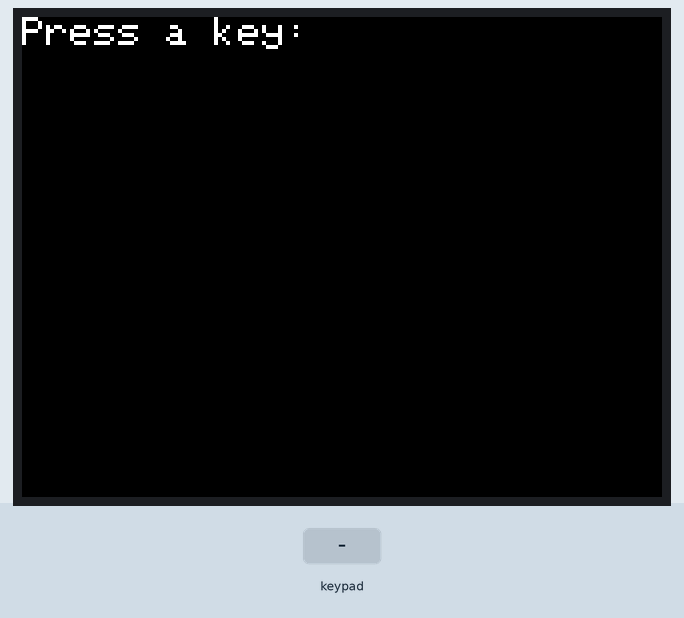
Recording of a program running on a simulated ESP32. On the bench: 320×240 colour display. Inputs (shaded band) come from the test bench.

Above: at 1.4 s.
1.5 s: keypad keys 1 6 1 7 1 9 2 1 pressed 0.4 s apart
At 5.7 s:
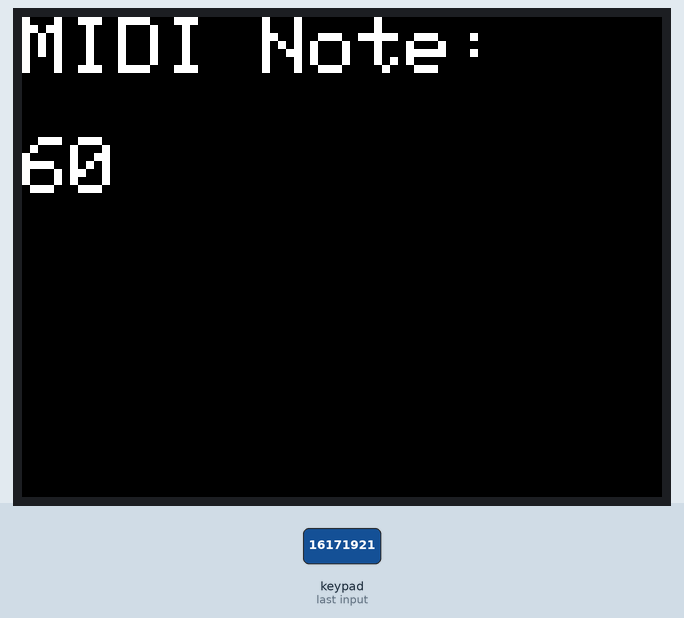
6.2 s: key 'D' pressed
At 7.0 s:
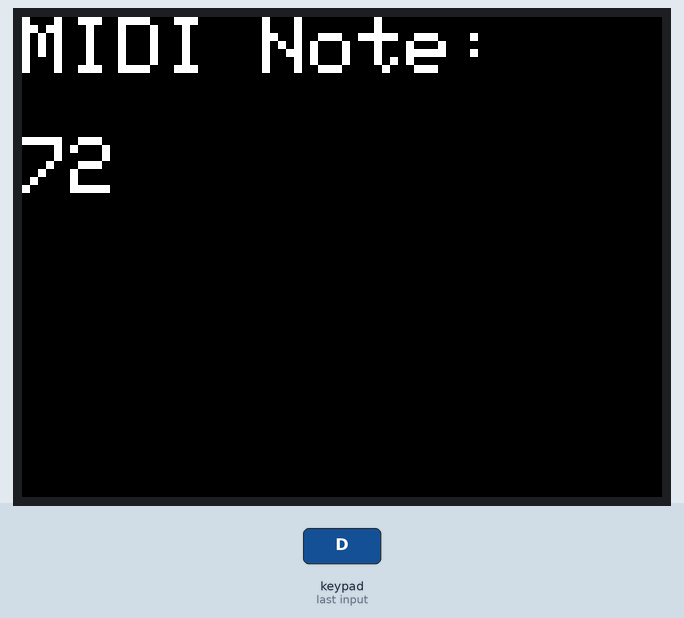
7.7 s: key 'E' pressed
At 8.2 s:
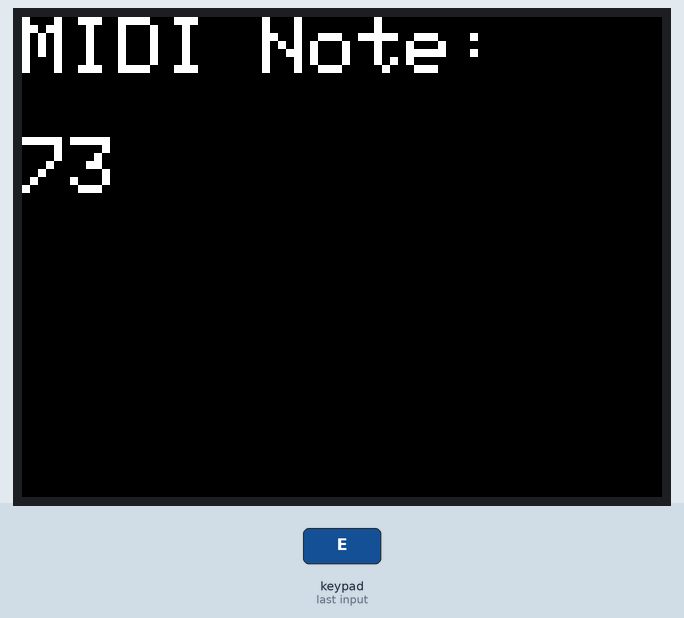
9.2 s: keypad keys 1 6 1 7 1 9 2 1 A pressed 0.4 s apart
At 13.1 s:
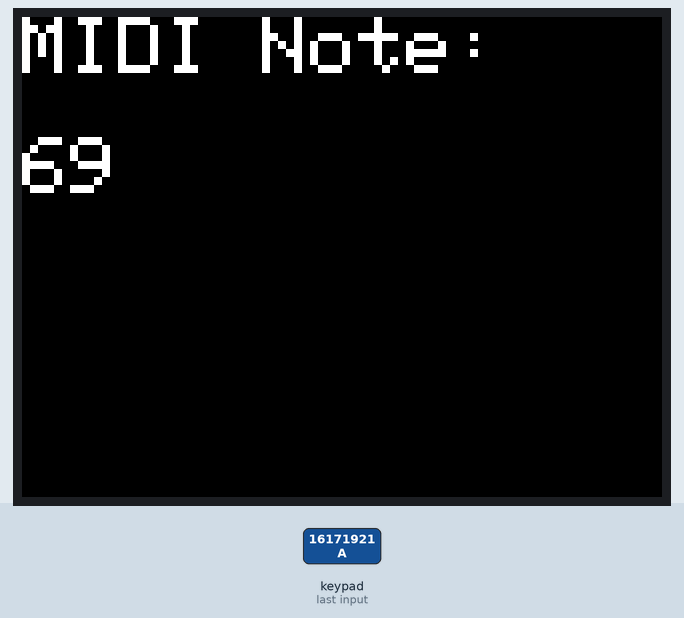
Timing chart, 0 to 14.6 s (numbered marks = the images above; inputs shaded):
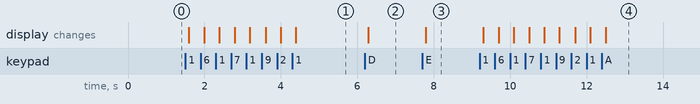

Measured:
- after the input at 1.5 s, the display: first changes after 0.09 s (image 1 shows a later state)
- after the input at 6.2 s, the display: changes after 0.09 s (image 2)
- after the input at 7.7 s, the display: changes after 0.09 s (image 3)
- after the input at 9.2 s, the display: first changes after 0.09 s (image 4 shows a later state)

The program:

main.cpp
```cpp
#include <Arduino.h>
#include <TFT_eSPI.h>
#include <Keypad.h>
#include <MIDI.h>

/*
~~~~~~~~~~~~~~~
HARDWARE PINOUT
~~~~~~~~~~~~~~~
SPI Display (128x160 RGB TFT LCD)
  SCL - D34 (GPIO34)
  SDA - D35 (GPIO35)
  DC - VN (GPIO39)
  CS - VP (GPIO36)

3.5mm TRS MIDI Jack
  Data - D17 (U2-TX0)

Rotary Encoder
  Click - D15 (GPIO15)
  Rotate Clockwise - D2 (GPIO2)
  Rotate Counter-Clockwise - D4 (GPIO4)

Linear Switch 1
  Click - D32 (GPIO32)

Linear Switch 2
  Click - D16 (GPIO16)

Keypad Button Matrix
  Column 1 - D5 (GPIO5)
  Column 2 - D18 (GPIO18)
  Column 3 - D19 (GPIO19)
  Column 4 - D21 (GPIO21)
  Row 1 - D23 (GPIO23)
  Row 2 - D22 (GPIO22)
  Row 3 - TX0 (GPIO1)
  Row 4 - RX0 (GPIO3)
*/

/*
~~~~~~~~~
USED PINS
~~~~~~~~~
DISPLAY
  D4 - RST
  D23 - SDA
  D18 - SCL
  D15 - CS
  D2 - RS
  D32 - LEDK

Left Button
  D35 - Click

Right Button
  D34 - Click

encoder
  D14 - Click
  D13 - Clockwise
  D12 - CounterClockwise
*/

#define MIDI_BAUDRATE 31250  // MIDI communication speed
#define MIDI_TX_PIN 1         // TX0 pin on ESP32

// TFT display instance
TFT_eSPI tft = TFT_eSPI();
// Create and bind the MIDI interface to the default hardware Serial port

// Define keypad button names (musical notes from C to B with sharps)
//const char* noteNames[] = {"C", "C#", "D", "D#", "E", "F", "F#", "G", "G#", "A", "A#", "B", "C", "C#", "D", "D#"};

// Keypad setup
const byte ROWS = 4;  // Four rows
const byte COLS = 4;  // Four columns
char keys[ROWS][COLS] = {
  {'D', 'E', 'F', 'G'},
  {'9', 'A', 'B', 'C'},
  {'5', '6', '7', '8'},
  {'1', '2', '3', '4'}
};
byte rowPins[ROWS] = {16, 17, 19, 21};  // Connect to the row pinouts of the keypad
byte colPins[COLS] = {27, 26, 25, 33};  // Connect to the column pinouts of the keypad

// Create keypad instance
Keypad keypad = Keypad(makeKeymap(keys), rowPins, colPins, ROWS, COLS);

// Helper function to convert keypad key to note index
int keyToNoteIndex(char key) {
  switch (key) {
    case '1': return 60;  // C3
    case '2': return 61;  // C#/Db
    case '3': return 62;  // D
    case '4': return 63;  // D#/Eb
    case '5': return 64;  // E
    case '6': return 65;  // F
    case '7': return 66;  // F#/Gb
    case '8': return 67;  // G
    case '9': return 68;  // G#/Ab
    case 'A': return 69;  // A
    case 'B': return 70; // A#/Bb
    case 'C': return 71; // B
    case 'D': return 72; // C4
    case 'E': return 73; // C#/Db
    case 'F': return 74; // D
    case 'G': return 75; // D#/Eb
    default: return -1;  // Invalid key
  }
}

void sendNoteOn(byte note, byte velocity) {
  Serial1.write(0x90);    // Note On message for channel 1
  Serial1.write(note);    // Note number (e.g., 60 for Middle C)
  Serial1.write(velocity); // Note velocity (e.g., 127 for max velocity)
}

void sendNoteOff(byte note, byte velocity) {
  Serial1.write(0x80);    // Note Off message for channel 1
  Serial1.write(note);    // Note number (e.g., 60 for Middle C)
  Serial1.write(velocity); // Note velocity (usually 0 for Note Off)
}

void setup() {
  // Initialize the TFT display
  tft.init();
  tft.setRotation(1);
  tft.fillScreen(TFT_BLACK);
  tft.setTextColor(TFT_WHITE, TFT_BLACK);
  tft.setTextSize(2);

  Serial1.begin(MIDI_BAUDRATE, SERIAL_8N1, -1, MIDI_TX_PIN);

  // Print initial message
  tft.setCursor(0, 0);
  tft.println("Press a key:");
}

void loop() {
  char key = keypad.getKey();
  static char lastKey = NO_KEY;

  if (key != NO_KEY) {
    KeyState keyState = keypad.getState();
    int note = keyToNoteIndex(key);

    if (note != -1) {
      if (keyState == PRESSED) {
        // Play the note when the key is pressed
        sendNoteOn(note, 127);
        tft.fillScreen(TFT_BLACK);  // Clear screen
        tft.setCursor(0, 0);
        tft.println("MIDI Note:");
        tft.setCursor(0, 60);
        tft.setTextSize(4);
        tft.println(note);
      } else if (keyState == RELEASED) {
        // Stop the note when the key is released
        sendNoteOff(note, 0);
      }
    }
  }

  // Handle key release when no key is pressed anymore
  if (key == NO_KEY && lastKey != NO_KEY) {
    int lastNote = keyToNoteIndex(lastKey);
    if (lastNote != -1) {
      sendNoteOff(lastNote, 0);
    }
  }

  lastKey = key;
}
```
